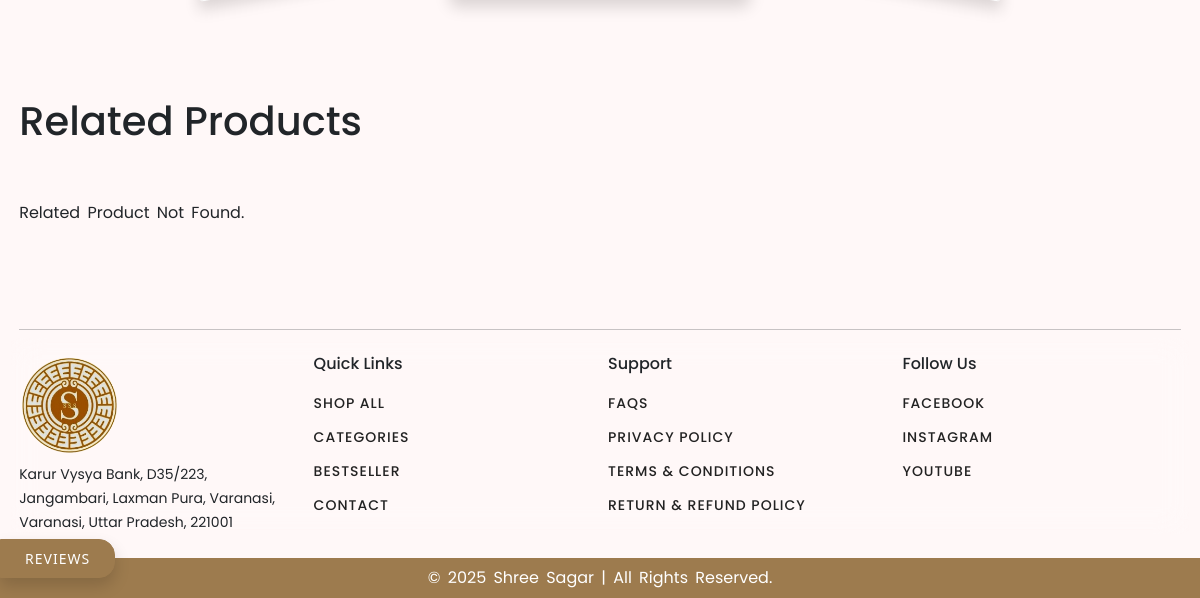
The page /product/festive-zari-silk-blend-chanderi-saree (lower part) on the database as committed earlier.
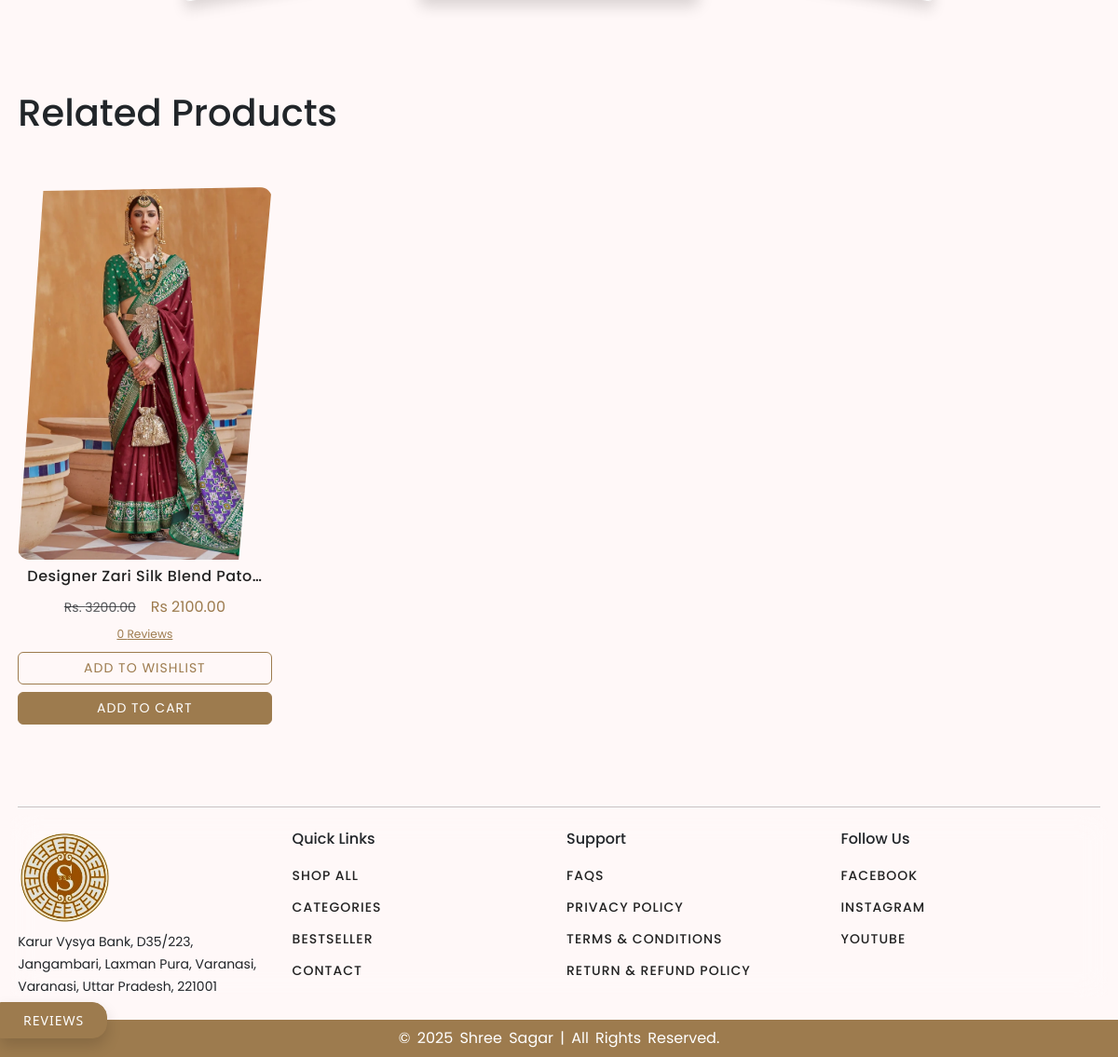
The same page on the database as committed later.
### inventory/models.py (models this page shows, shortened)
class Product(models.Model):
    name = models.CharField(max_length=255)
    slug = models.SlugField(max_length=255, unique=True, blank=True, null=True)
    sku = models.CharField(max_length=100, unique=True, blank=True, null=True)
    price = models.DecimalField(max_digits=10, decimal_places=2)
    description = models.TextField(blank=True, null=True)
    category = models.ForeignKey(
        Category, on_delete=models.CASCADE, related_name='products')
    subcategory = models.ForeignKey(
        Subcategory, on_delete=models.CASCADE, related_name='products', null=True, blank=True)
    seller_pdf = models.FileField(upload_to='seller_pdfs/', blank=True, null=True)
    thumbnail = ProcessedImageField(upload_to='category_thumbnails/',
                                    processors=[ResizeToFit(1000, 1000)],
                                    format='WEBP',
                                    options={'quality': 95})
    tax = models.FloatField(default=0)
    is_active = models.BooleanField(default=True)
    seo_meta_title = models.CharField(max_length=70, blank=True, null=True)
    seo_meta_description = models.CharField(
        max_length=160, blank=True, null=True)
    seo_meta_keywords = models.CharField(max_length=255, blank=True, null=True)
    additional_seo = models.TextField(
        blank=True, help_text="Additional SEO code or metadata")
    created_at = models.DateTimeField(auto_now_add=True)  # already present
    updated_at = models.DateTimeField(auto_now=True)  # already present
    class Meta:
        indexes = [
            models.Index(fields=['slug']),
            models.Index(fields=['sku']),
            models.Index(fields=['category']),
            models.Index(fields=['subcategory']),
            models.Index(fields=['created_at']),
            models.Index(fields=['updated_at']),
        ]
        verbose_name = 'Product'
        verbose_name_plural = 'Products'

class ProductVariant(models.Model):
    id = models.AutoField(primary_key=True)
    color = models.ForeignKey(Color, on_delete=models.CASCADE, null=True, blank=True)
    product = models.ForeignKey(
        Product, on_delete=models.CASCADE, related_name='variants')
    price = models.DecimalField(max_digits=10, decimal_places=2, blank=True, null=True)
    stock_quantity = models.PositiveIntegerField(default=0)
    discount = models.ForeignKey(Discount, on_delete=models.SET_NULL, null=True, blank=True, related_name='products')
    is_active = models.BooleanField(default=True)
    created_at = models.DateTimeField(auto_now_add=True)
    updated_at = models.DateTimeField(auto_now=True)
    class Meta:
        indexes = [
            models.Index(fields=['product']),
            models.Index(fields=['created_at']),
            models.Index(fields=['updated_at']),
        ]
        verbose_name = 'Product Variant'
        verbose_name_plural = 'Product Variants'

### website/views.py (the view)
# urls.py: path('product/<slug>', views.product, name='product-detail'),
def product(request, slug):
    product = Product.objects.prefetch_related(
        Prefetch(
            'variants', queryset=ProductVariant.objects.select_related('discount')),
        Prefetch(
            'reviews', queryset=ProductReview.objects.select_related('user'))
    ).select_related('category', 'subcategory').get(slug=slug)
    related_products = Product.objects.prefetch_related(
        Prefetch(
            'variants', queryset=ProductVariant.objects.select_related('discount')),
        Prefetch(
            'reviews', queryset=ProductReview.objects.select_related('user'))
    ).select_related('category', 'subcategory').filter(category=product.category).exclude(id=product.id)[:4]
    context = {
        'product': product,
        'related_products': related_products,
    }
    return render(request, 'website/pages/product-detail.html', context)

### inventory/models.py (called while the page is built)
    def __str__(self):
        return f"{self.name}"

    def __str__(self):
        return self.name

### website/context_processors.py (called while the page is built)
def categories(request):
    categories_data = []
    for category in Category.objects.all().order_by('-id'):
        subcategories = Subcategory.objects.filter(category=category)
        categories_data.append({
            'category': category,
            'subcategories': subcategories
        })
    return {
        'categories_data': categories_data,
        'home': Home.objects.get(pk=1)
    }

### template/website/pages/product-detail.html (shortened to what this page needs)
{% extends '../base.html' %}
{% load static %}
{% block css %}
<link rel="stylesheet" href="https://cdn.jsdelivr.net/npm/swiper@11/swiper-bundle.min.css" />
{% endblock css %}
{% block content %}
<div class="container-fluid">
    <div class="py-5">
        <div class="swiper mySwiper">
        </div>
    </div>
    <h1>Related Products</h1>
    <div class="row py-5">
        {% for product in related_products %}
        {% include '../includes/product-card.html' %}
        {% empty %}
        <p>Related Product Not Found.</p>
        {% endfor %}
    </div>
</div>
{% endblock content %}

### template/website/includes/product-card.html (shortened to what this page needs)
{% load static %}
<div class="col-md-3 product-card">
    <div class="product-img-box" onclick="window.location.href='{% url 'product-detail' product.slug %}'">
        <img src="{{product.thumbnail.url}}" class="product-img-first w-100" alt="">
    </div>
    <div class="product-info py-2 text-center"  onclick="window.location.href='{% url 'product-detail' product.slug %}'">
        <h6>{{product.name|truncatechars:30}}</h6>
        <div class="d-flex gap-3 py-1 justify-content-center align-items-center">
            <del class="text-decoration-line-through text-muted">Rs. {{product.price}}</del>
            <span>Rs {{product.variants.first.price}}</span>
        </div>
        <a href="#"><small>{{product.reviews.count}} Reviews</small></a>
    </div>
   {% if request.user.is_authenticated %}
   <button class="btn btn-outline-dark w-100 mb-2 add-to-wishlist" data-id="{{product.id}}">Add To Wishlist</button>
   {% else %}
<button class="btn btn-outline-dark w-100 mb-2" type="button" data-bs-toggle="popover" data-bs-title="Message" data-bs-content="Please Login.">Add To Wishlist</button>
   {% endif %}
    <button class="btn btn-dark w-100 add-to-cart" data-name="{{product.name}}" data-price="{{product.price}}" data-product-image="{{product.thumbnail.url}}" data-selling-price="{{product.variants.first.price}}" data-slug="{{product.slug}}" data-bs-toggle="modal" data-bs-target="#productModal">Add To
        Cart</button>
</div>

Rows that differ between the two databases and show on the page:
now on this page (row edited): Product: thumbnail (picture), name "Designer Zari Silk Blend Pato…", price "3200.00", variants.first.price "2100.00", reviews.count "0"
Other text that changed with them:
text no longer shown: "Related Product Not Found."
